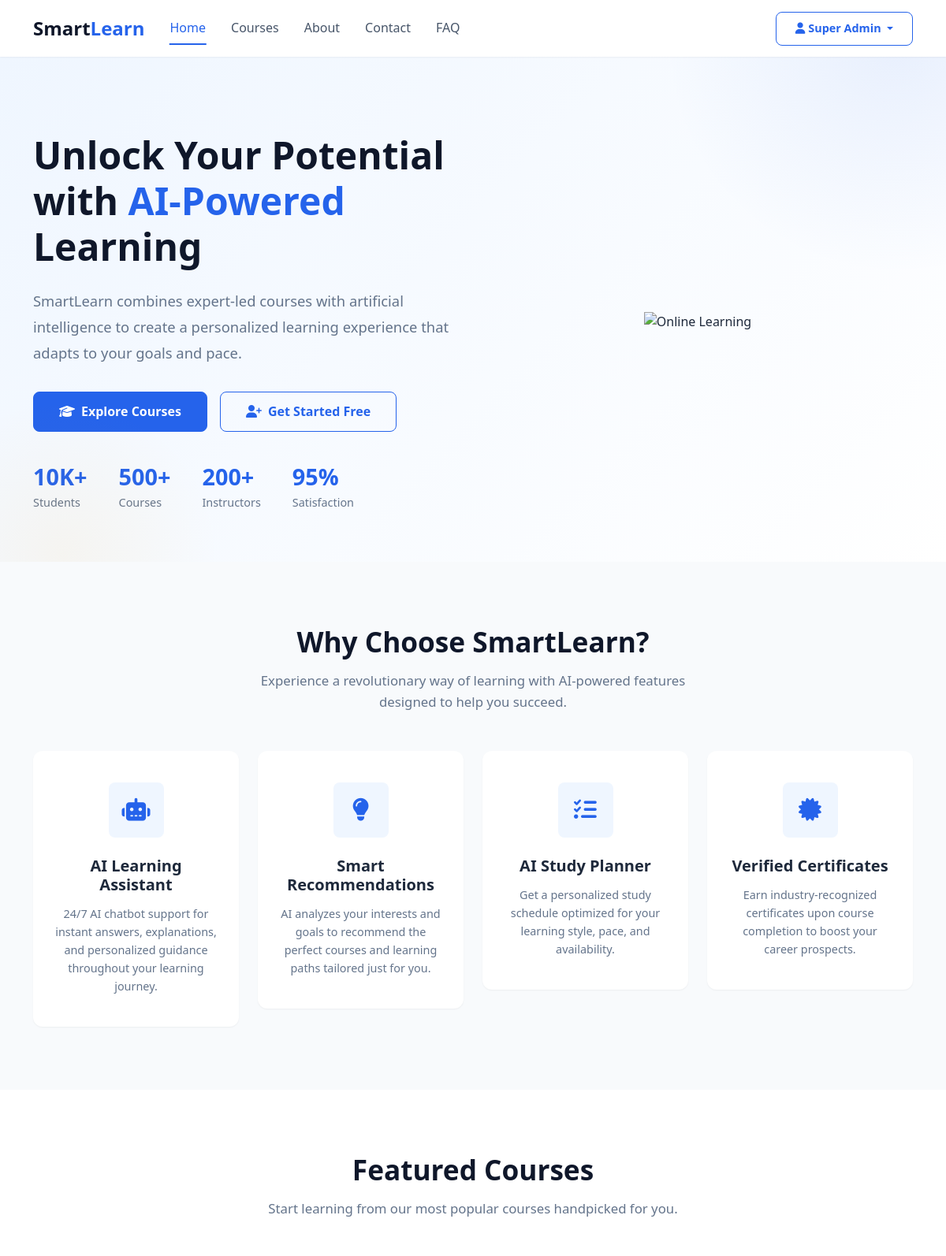
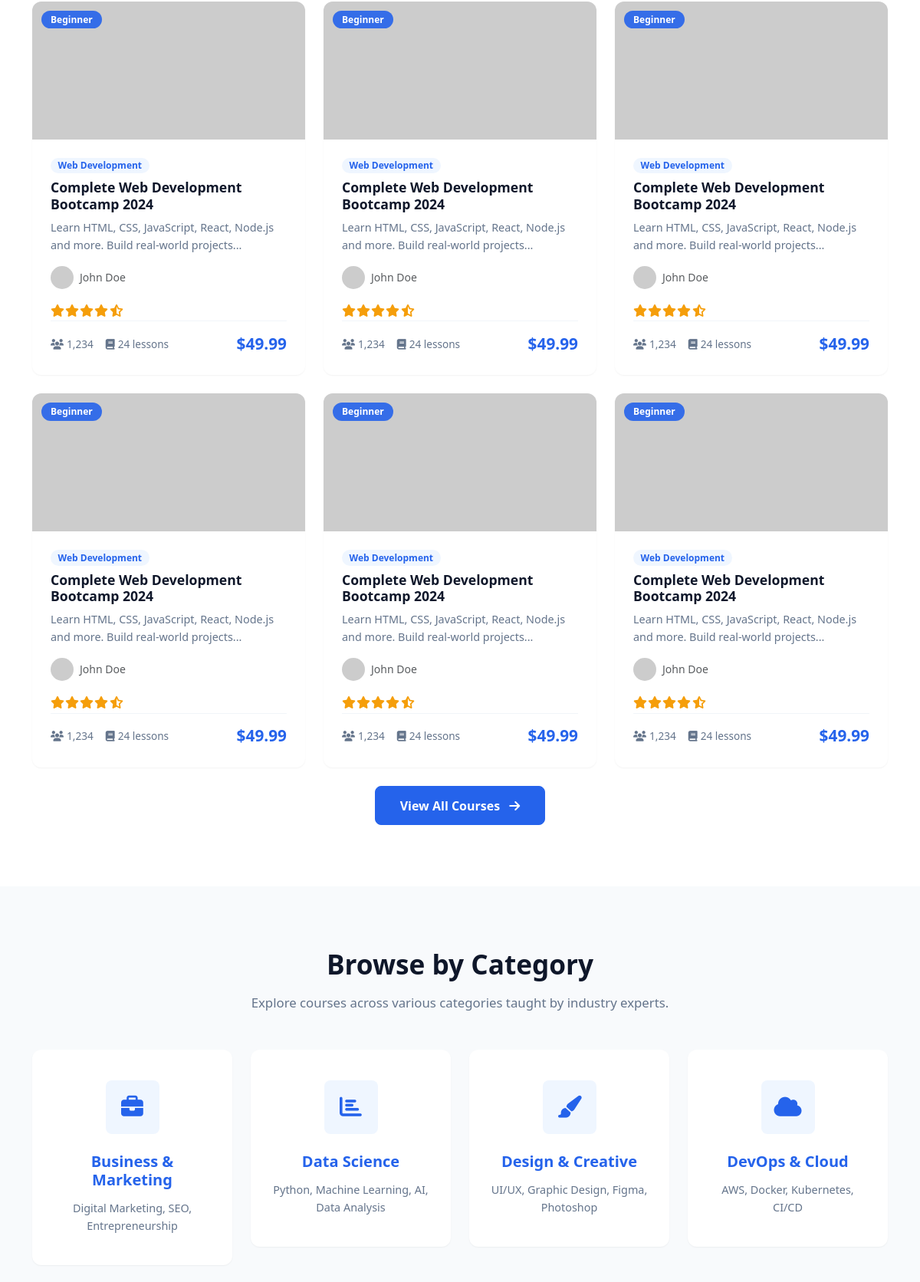
/ (signed in, upper part), run on the app's committed database (2 pictures, top to bottom).
### tables this page shows
CREATE TABLE categories (
    id INT AUTO_INCREMENT PRIMARY KEY,
    name VARCHAR(100) NOT NULL,
    slug VARCHAR(100) UNIQUE NOT NULL,
    description TEXT,
    icon VARCHAR(255),
    parent_id INT DEFAULT NULL,
    status ENUM('active', 'inactive') DEFAULT 'active',
    created_at TIMESTAMP DEFAULT CURRENT_TIMESTAMP,
    FOREIGN KEY (parent_id) REFERENCES categories(id) ON DELETE SET NULL
);

### index.php (the view, shortened to what this page needs)
<?php
require_once 'includes/functions.php';
$featuredCourses = getCourses(['limit' => 6]);
$categories = getCategories();
include 'includes/header.php';
?>
<section class="hero-section">
    <div class="container">
        <div class="row align-items-center">
            <div class="col-lg-6">
                <h1 class="hero-title">Unlock Your Potential with <span>AI-Powered</span> Learning</h1>
                <p class="hero-text">SmartLearn combines expert-led courses with artificial intelligence to create a personalized learning experience that adapts to your goals and pace.</p>
                <div class="d-flex gap-3 flex-wrap">
                    <a href="courses.php" class="btn btn-primary btn-lg"><i class="fas fa-graduation-cap me-2"></i>Explore Courses</a>
                    <a href="register.php" class="btn btn-outline-primary btn-lg"><i class="fas fa-user-plus me-2"></i>Get Started Free</a>
                </div>
                <div class="hero-stats">
                    <div class="hero-stat"><h3>10K+</h3><p>Students</p></div>
                    <div class="hero-stat"><h3>500+</h3><p>Courses</p></div>
                    <div class="hero-stat"><h3>200+</h3><p>Instructors</p></div>
                    <div class="hero-stat"><h3>95%</h3><p>Satisfaction</p></div>
                </div>
            </div>
            <div class="col-lg-6 text-center">
                <img src="https://cdn-icons-png.flaticon.com/512/5968/5968885.png" alt="Online Learning" class="hero-image" style="max-width: 80%;">
            </div>
        </div>
    </div>
</section>
<section class="section-padding">
    <div class="container">
        <div class="section-header">
            <h2 class="section-title">Why Choose SmartLearn?</h2>
            <p class="section-subtitle">Experience a revolutionary way of learning with AI-powered features designed to help you succeed.</p>
        </div>
        <div class="row g-4">
            <div class="col-lg-3 col-md-6">
                <div class="feature-card">
                    <div class="icon-box"><i class="fas fa-robot"></i></div>
                    <h5>AI Learning Assistant</h5>
                    <p>24/7 AI chatbot support for instant answers, explanations, and personalized guidance throughout your learning journey.</p>
                </div>
            </div>
            <div class="col-lg-3 col-md-6">
                <div class="feature-card">
                    <div class="icon-box"><i class="fas fa-lightbulb"></i></div>
                    <h5>Smart Recommendations</h5>
                    <p>AI analyzes your interests and goals to recommend the perfect courses and learning paths tailored just for you.</p>
                </div>
            </div>
            <div class="col-lg-3 col-md-6">
                <div class="feature-card">
                    <div class="icon-box"><i class="fas fa-tasks"></i></div>
                    <h5>AI Study Planner</h5>
                    <p>Get a personalized study schedule optimized for your learning style, pace, and availability.</p>
                </div>
            </div>
            <div class="col-lg-3 col-md-6">
                <div class="feature-card">
                    <div class="icon-box"><i class="fas fa-certificate"></i></div>
                    <h5>Verified Certificates</h5>
                    <p>Earn industry-recognized certificates upon course completion to boost your career prospects.</p>
                </div>
            </div>
        </div>
    </div>
</section>
<section class="section-padding bg-white">
    <div class="container">
        <div class="section-header">
            <h2 class="section-title">Featured Courses</h2>
            <p class="section-subtitle">Start learning from our most popular courses handpicked for you.</p>
        </div>
        <div class="row g-4">
            <?php if (!empty($featuredCourses)): ?>
                <?php foreach ($featuredCourses as $course): ?>
                <div class="col-lg-4 col-md-6">
                    <div class="card course-card h-100">
                        <div style="position: relative;">
                            <img src="https://picsum.photos/seed/<?php echo $course['id']; ?>/400/250" class="card-img-top" alt="<?php echo htmlspecialchars($course['title']); ?>">
                            <span class="course-level"><?php echo ucfirst($course['level']); ?></span>
                        </div>
                        <div class="card-body">
                            <div class="d-flex align-items-center gap-2 mb-2">
                                <span class="badge badge-primary"><?php echo htmlspecialchars($course['category_name'] ?? 'General'); ?></span>
                                <?php if ($course['featured']): ?><span class="badge bg-warning text-dark">Featured</span><?php endif; ?>
                            </div>
                            <h5 class="card-title"><?php echo htmlspecialchars($course['title']); ?></h5>
                            <p class="card-text"><?php echo htmlspecialchars(substr($course['short_description'] ?? $course['description'], 0, 100)); ?>...</p>
                            <div class="d-flex align-items-center gap-2 mb-3">
                                <img src="https://ui-avatars.com/api/?name=<?php echo urlencode($course['instructor_name'] ?? 'Instructor'); ?>&background=2563eb&color=fff&size=30" class="instructor-img" alt="">
                                <small class="text-muted"><?php echo htmlspecialchars($course['instructor_name'] ?? 'Expert Instructor'); ?></small>
                            </div>
                            <?php echo getRatingStars($course['rating']); ?>
                            <div class="course-meta">
                                <span><i class="fas fa-users me-1"></i><?php echo $course['total_students']; ?></span>
                                <span><i class="fas fa-book me-1"></i><?php echo $course['total_lessons']; ?> lessons</span>
                                <span class="ms-auto course-price">
                                    <?php if ($course['discount_price']): ?>
                                        <span class="original"><?php echo formatPrice($course['price']); ?></span>
                                        <?php echo formatPrice($course['discount_price']); ?>
                                    <?php else: ?>
                                        <?php echo formatPrice($course['price']); ?>
                                    <?php endif; ?>
                                </span>
                            </div>
                        </div>
                        <a href="course-details.php?id=<?php echo $course['id']; ?>" class="stretched-link"></a>
                    </div>
                </div>
                <?php endforeach; ?>
            <?php else: ?>
                <?php for ($i = 1; $i <= 6; $i++): ?>
                <div class="col-lg-4 col-md-6">
                    <div class="card course-card h-100">
                        <div style="position: relative;">
                            <img src="https://picsum.photos/seed/<?php echo $i; ?>/400/250" class="card-img-top" alt="Course">
                            <span class="course-level">Beginner</span>
                        </div>
                        <div class="card-body">
                            <div class="d-flex align-items-center gap-2 mb-2">
                                <span class="badge badge-primary">Web Development</span>
                            </div>
                            <h5 class="card-title">Complete Web Development Bootcamp 2024</h5>
                            <p class="card-text">Learn HTML, CSS, JavaScript, React, Node.js and more. Build real-world projects...</p>
                            <div class="d-flex align-items-center gap-2 mb-3">
                                <img src="https://ui-avatars.com/api/?name=John+Doe&background=2563eb&color=fff&size=30" class="instructor-img" alt="">
                                <small class="text-muted">John Doe</small>
                            </div>
                            <?php echo getRatingStars(4.5); ?>
                            <div class="course-meta">
                                <span><i class="fas fa-users me-1"></i>1,234</span>
                                <span><i class="fas fa-book me-1"></i>24 lessons</span>
                                <span class="ms-auto course-price">$49.99</span>
                            </div>
                        </div>
                    </div>
                </div>
                <?php endfor; ?>
            <?php endif; ?>
        </div>
        <div class="text-center mt-4">
            <a href="courses.php" class="btn btn-primary btn-lg">View All Courses <i class="fas fa-arrow-right ms-2"></i></a>
        </div>
    </div>
</section>
<section class="section-padding">
    <div class="container">
        <div class="section-header">
            <h2 class="section-title">Browse by Category</h2>
            <p class="section-subtitle">Explore courses across various categories taught by industry experts.</p>
        </div>
        <div class="row g-4">
            <?php foreach ($categories as $cat): ?>
            <div class="col-lg-3 col-md-6">
                <a href="courses.php?category=<?php echo $cat['slug']; ?>" class="text-decoration-none">
                    <div class="feature-card">
                        <div class="icon-box"><i class="<?php echo htmlspecialchars($cat['icon'] ?? 'fas fa-folder'); ?>"></i></div>
                        <h5><?php echo htmlspecialchars($cat['name']); ?></h5>
                        <p><?php echo htmlspecialchars($cat['description'] ?? ''); ?></p>
                    </div>
                </a>
            </div>
            <?php endforeach; ?>
        </div>
    </div>
</section>
<?php
include 'includes/footer.php';
?>

### data on the page
categories: name "Business & Marketing", description "Digital Marketing, SEO, Entrepreneurship"
categories: name "Data Science", description "Python, Machine Learning, AI, Data Analysis"
categories: name "Design & Creative", description "UI/UX, Graphic Design, Figma, Photoshop"
categories: name "DevOps & Cloud", description "AWS, Docker, Kubernetes, CI/CD"

### other printed values
$_SESSION['user_name'] "Super Admin"
